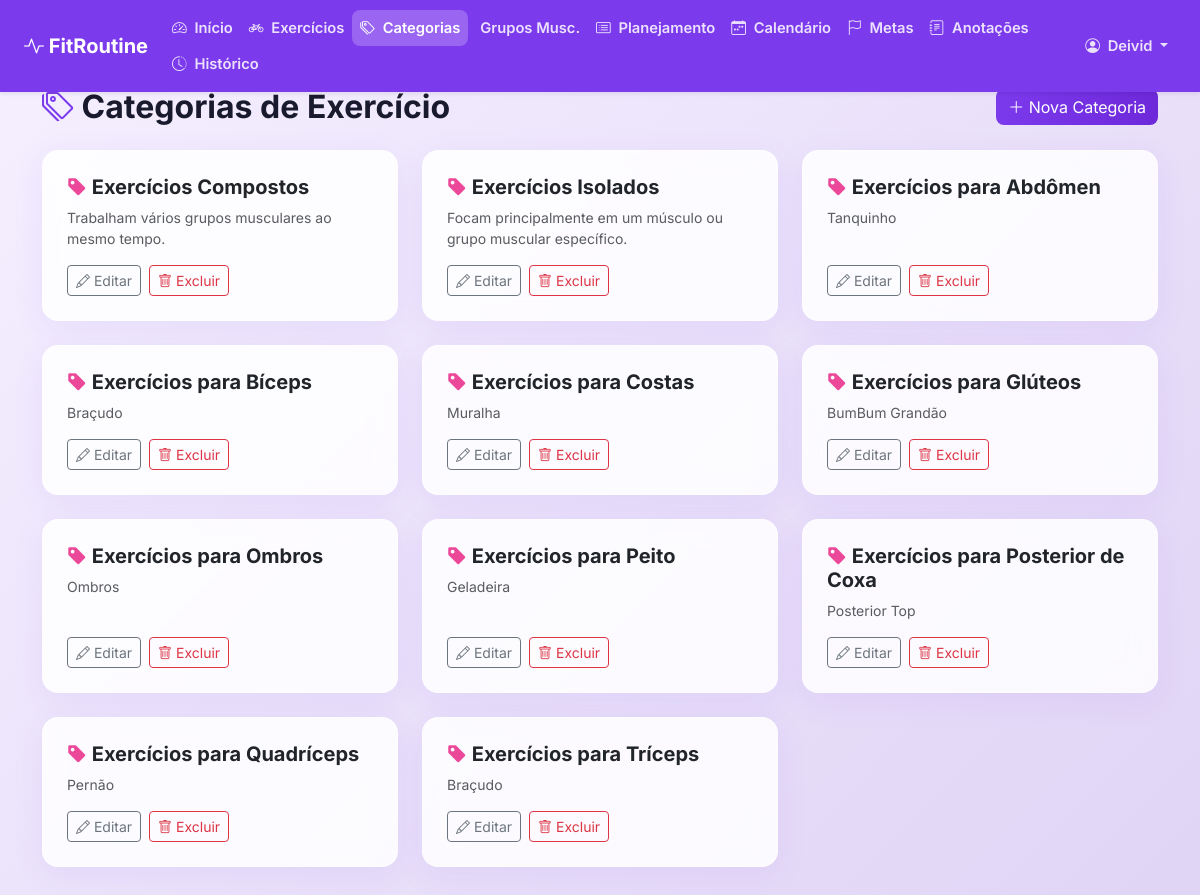
The app's page /categorias/ (signed in) with its own data.
### core/models.py (models this page shows, shortened)
class CategoriaExercicio(models.Model):
    nome = models.CharField(max_length=100)
    descricao = models.TextField(blank=True, null=True)
    icone = models.CharField(max_length=50, blank=True, null=True)
    criado_em = models.DateTimeField(auto_now_add=True)

### core/views.py (the view)
# urls.py: path('categorias/', views.categorias_list, name='categorias'),
@login_required
def categorias_list(request):
    categorias = CategoriaExercicio.objects.all().order_by('nome')
    return render(request, 'core/categorias.html', {'categorias': categorias})

### core/templates/core/categorias.html
{% extends 'core/base.html' %}
{% block content %}
<div class="d-flex justify-content-between align-items-center mb-4">
    <h2 class="fw-bold mb-0"><i class="bi bi-tags text-primary-custom"></i> Categorias de Exercício</h2>
    <a href="{% url 'categoria_create' %}" class="btn btn-primary"><i class="bi bi-plus-lg"></i> Nova Categoria</a>
</div>
<div class="row g-4">
    {% for categoria in categorias %}
    <div class="col-md-4">
        <div class="card p-4 h-100">
            <div class="d-flex justify-content-between align-items-start">
                <h5 class="fw-bold mb-2"><i class="bi bi-tag-fill text-accent-custom"></i> {{ categoria.nome }}</h5>
            </div>
            <p class="text-muted small mb-3">{{ categoria.descricao|default:"Sem descrição." }}</p>
            <div class="d-flex gap-2 mt-auto">
                <a href="{% url 'categoria_update' categoria.pk %}" class="btn btn-outline-secondary btn-sm"><i class="bi bi-pencil"></i> Editar</a>
                <a href="{% url 'categoria_delete' categoria.pk %}" class="btn btn-outline-danger btn-sm"><i class="bi bi-trash"></i> Excluir</a>
            </div>
        </div>
    </div>
    {% empty %}
    <div class="col-12 text-center py-5">
        <p class="text-muted">Nenhuma categoria cadastrada ainda.</p>
    </div>
    {% endfor %}
</div>
{% endblock %}

### core/templates/core/base.html (shortened to what this page needs)
<!DOCTYPE html>
<html lang="pt-BR">
<head>
    <link href="https://cdn.jsdelivr.net/npm/bootstrap@5.3.0/dist/css/bootstrap.min.css" rel="stylesheet">
    <link rel="stylesheet" href="https://cdn.jsdelivr.net/npm/bootstrap-icons@1.10.5/font/bootstrap-icons.css">
    {% load static %}
    <link rel="stylesheet" href="{% static 'css/style.css' %}">
</head>
<body>
<nav class="navbar navbar-expand-lg navbar-dark shadow-sm fixed-top" id="mainNavbar">
  <div class="container-fluid px-3 px-lg-4">
    <a class="navbar-brand fw-bold" href="{% url 'home' %}">
        <i class="bi bi-activity"></i> FitRoutine
    </a>
    <div class="collapse navbar-collapse" id="navbarNav">
      {% if user.is_authenticated %}
      <ul class="navbar-nav flex-wrap">
        <li class="nav-item">
          <a class="nav-link {% if request.resolver_match.url_name == 'dashboard' %}active{% endif %}" href="{% url 'dashboard' %}">
            <i class="bi bi-speedometer2"></i> Início
          </a>
        </li>
        <li class="nav-item">
          <a class="nav-link {% if request.resolver_match.url_name == 'exercicios' %}active{% endif %}" href="{% url 'exercicios' %}">
            <i class="bi bi-bicycle"></i> Exercícios
          </a>
        </li>
        <li class="nav-item">
          <a class="nav-link {% if request.resolver_match.url_name == 'categorias' %}active{% endif %}" href="{% url 'categorias' %}">
            <i class="bi bi-tags"></i> Categorias
          </a>
        </li>
        <li class="nav-item">
          <a class="nav-link {% if request.resolver_match.url_name == 'grupos' %}active{% endif %}" href="{% url 'grupos' %}">
             Grupos Musc.
          </a>
        </li>
        <li class="nav-item">
          <a class="nav-link {% if request.resolver_match.url_name == 'planejamentos' or request.resolver_match.url_name == 'planejamento_detail' %}active{% endif %}" href="{% url 'planejamentos' %}">
            <i class="bi bi-card-list"></i> Planejamento
          </a>
        </li>
        <li class="nav-item">
          <a class="nav-link {% if request.resolver_match.url_name == 'calendario' %}active{% endif %}" href="{% url 'calendario' %}">
            <i class="bi bi-calendar-week"></i> Calendário
          </a>
        </li>
        <li class="nav-item">
          <a class="nav-link {% if request.resolver_match.url_name == 'metas' %}active{% endif %}" href="{% url 'metas' %}">
            <i class="bi bi-flag"></i> Metas
          </a>
        </li>
        <li class="nav-item">
          <a class="nav-link {% if request.resolver_match.url_name == 'anotacoes' %}active{% endif %}" href="{% url 'anotacoes' %}">
            <i class="bi bi-journal-text"></i> Anotações
          </a>
        </li>
        <li class="nav-item">
          <a class="nav-link {% if request.resolver_match.url_name == 'historico' %}active{% endif %}" href="{% url 'historico' %}">
            <i class="bi bi-clock-history"></i> Histórico
          </a>
        </li>
      </ul>
      <ul class="navbar-nav ms-auto flex-wrap align-items-lg-center">
        <li class="nav-item dropdown">
            <a class="nav-link dropdown-toggle" href="#" id="navbarUser" role="button" data-bs-toggle="dropdown" aria-expanded="false">
                <i class="bi bi-person-circle"></i> {{ user.first_name|default:user.username }}
            </a>
        </li>
      </ul>
      {% endif %}
    </div>
  </div>
</nav>
<div class="container pb-5" id="mainContent">
    {% block content %}
    {% endblock %}
</div>
</body>
</html>

### static/css/style.css (style rules this page uses)
:root { --primary: #7C3AED; --primary-hover: #6D28D9; --secondary: #C084FC; --accent: #EC4899; --bg-main: #FFFFFF; --bg-subtle: #F5F0FF; --text-main: #1A1A2E; --text-sec: #6B7280; --success: #10B981; --pending: #F59E0B; }
body { font-family: 'Inter', sans-serif; background: linear-gradient(135deg, var(--bg-subtle) 0%, #E0D4F5 100%); color: var(--text-main); min-height: 100vh; }
.navbar { background-color: var(--primary) !important; padding-top: 0.6rem; padding-bottom: 0.6rem; }
.navbar-brand, .nav-link { color: rgba(255, 255, 255, 0.85) !important; }
.navbar-brand { color: #FFFFFF !important; }
.navbar .nav-link { font-size: 0.92rem; font-weight: 600; padding: 0.45rem 0.65rem; border-radius: 8px; white-space: nowrap; }
.navbar .nav-link.active { color: #FFFFFF !important; background-color: rgba(255, 255, 255, 0.22); }
.navbar .nav-link i { margin-right: 0.25rem; }
#mainContent { padding-top: 5.5rem; }
.btn-primary { background: linear-gradient(90deg, var(--primary) 0%, var(--primary-hover) 100%); border: none; border-radius: 8px; color: white; transition: all 0.3s ease; }
.card { border: 1px solid rgba(255, 255, 255, 0.4); border-radius: 16px; background: rgba(255, 255, 255, 0.85); backdrop-filter: blur(12px); -webkit-backdrop-filter: blur(12px); box-shadow: 0 8px 32px rgba(124, 58, 237, 0.08); transition: all 0.3s cubic-bezier(0.25, 0.8, 0.25, 1); animation: fadeIn 0.6s ease-out; }
.text-primary-custom { color: var(--primary); }
.text-accent-custom { color: var(--accent); }

### records on screen
CategoriaExercicio: nome "Exercícios Compostos", descricao "Trabalham vários grupos musculares ao mesmo tempo."
CategoriaExercicio: nome "Exercícios Isolados", descricao "Focam principalmente em um músculo ou grupo muscular específico."
CategoriaExercicio: nome "Exercícios para Abdômen", descricao "Tanquinho"
CategoriaExercicio: nome "Exercícios para Bíceps", descricao "Braçudo"
CategoriaExercicio: nome "Exercícios para Costas", descricao "Muralha"
CategoriaExercicio: nome "Exercícios para Glúteos", descricao "BumBum Grandão"
CategoriaExercicio: nome "Exercícios para Ombros", descricao "Ombros"
CategoriaExercicio: nome "Exercícios para Peito", descricao "Geladeira"
CategoriaExercicio: nome "Exercícios para Posterior de Coxa", descricao "Posterior Top"
CategoriaExercicio: nome "Exercícios para Quadríceps", descricao "Pernão"
CategoriaExercicio: nome "Exercícios para Tríceps", descricao "Braçudo"

### other values on screen
{{ user.first_name|default:user.username }} "Deivid"
